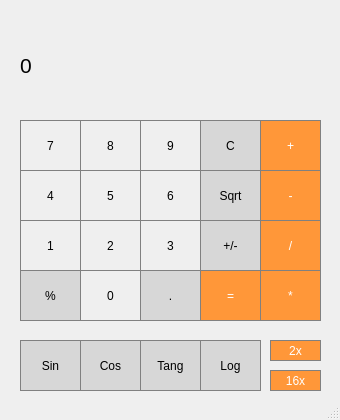
<?xml version="1.0" encoding="UTF-8"?>
<ui version="4.0">
 <class>LeonchykCalculator</class>
 <widget class="QMainWindow" name="LeonchykCalculator">
  <property name="geometry">
   <rect>
    <x>0</x>
    <y>0</y>
    <width>340</width>
    <height>420</height>
   </rect>
  </property>
  <property name="minimumSize">
   <size>
    <width>340</width>
    <height>420</height>
   </size>
  </property>
  <property name="maximumSize">
   <size>
    <width>340</width>
    <height>420</height>
   </size>
  </property>
  <property name="windowTitle">
   <string>MainWindow</string>
  </property>
  <widget class="QWidget" name="centralWidget">
   <widget class="QPushButton" name="sevenButton">
    <property name="geometry">
     <rect>
      <x>20</x>
      <y>120</y>
      <width>61</width>
      <height>51</height>
     </rect>
    </property>
    <property name="styleSheet">
     <string notr="true">QPushButton {
	border:1px solid grey;
}
QPushButton:pressed {
	background-color:qlineargradient(x1:0,y1:0,x2:0,y2:1, stop:0 #dadbde, stop:1 #f6f7fa);
}</string>
    </property>
    <property name="text">
     <string>7</string>
    </property>
   </widget>
   <widget class="QPushButton" name="eightButton">
    <property name="geometry">
     <rect>
      <x>80</x>
      <y>120</y>
      <width>61</width>
      <height>51</height>
     </rect>
    </property>
    <property name="styleSheet">
     <string notr="true">QPushButton {
	border:1px solid grey;
}
QPushButton:pressed {
	background-color:qlineargradient(x1:0,y1:0,x2:0,y2:1, stop:0 #dadbde, stop:1 #f6f7fa);
}</string>
    </property>
    <property name="text">
     <string>8</string>
    </property>
   </widget>
   <widget class="QPushButton" name="nineButton">
    <property name="geometry">
     <rect>
      <x>140</x>
      <y>120</y>
      <width>61</width>
      <height>51</height>
     </rect>
    </property>
    <property name="styleSheet">
     <string notr="true">QPushButton {
	border:1px solid grey;
}
QPushButton:pressed {
	background-color:qlineargradient(x1:0,y1:0,x2:0,y2:1, stop:0 #dadbde, stop:1 #f6f7fa);
}</string>
    </property>
    <property name="text">
     <string>9</string>
    </property>
   </widget>
   <widget class="QPushButton" name="fourButton">
    <property name="geometry">
     <rect>
      <x>20</x>
      <y>170</y>
      <width>61</width>
      <height>51</height>
     </rect>
    </property>
    <property name="styleSheet">
     <string notr="true">QPushButton {
	border:1px solid grey;
}
QPushButton:pressed {
	background-color:qlineargradient(x1:0,y1:0,x2:0,y2:1, stop:0 #dadbde, stop:1 #f6f7fa);
}</string>
    </property>
    <property name="text">
     <string>4</string>
    </property>
   </widget>
   <widget class="QPushButton" name="fiveButton">
    <property name="geometry">
     <rect>
      <x>80</x>
      <y>170</y>
      <width>61</width>
      <height>51</height>
     </rect>
    </property>
    <property name="styleSheet">
     <string notr="true">QPushButton {
	border:1px solid grey;
}
QPushButton:pressed {
	background-color:qlineargradient(x1:0,y1:0,x2:0,y2:1, stop:0 #dadbde, stop:1 #f6f7fa);
}</string>
    </property>
    <property name="text">
     <string>5</string>
    </property>
   </widget>
   <widget class="QPushButton" name="sixButton">
    <property name="geometry">
     <rect>
      <x>140</x>
      <y>170</y>
      <width>61</width>
      <height>51</height>
     </rect>
    </property>
    <property name="styleSheet">
     <string notr="true">QPushButton {
	border:1px solid grey;
}
QPushButton:pressed {
	background-color:qlineargradient(x1:0,y1:0,x2:0,y2:1, stop:0 #dadbde, stop:1 #f6f7fa);
}</string>
    </property>
    <property name="text">
     <string>6</string>
    </property>
   </widget>
   <widget class="QPushButton" name="oneButton">
    <property name="geometry">
     <rect>
      <x>20</x>
      <y>220</y>
      <width>61</width>
      <height>51</height>
     </rect>
    </property>
    <property name="styleSheet">
     <string notr="true">QPushButton {
	border:1px solid grey;
}
QPushButton:pressed {
	background-color:qlineargradient(x1:0,y1:0,x2:0,y2:1, stop:0 #dadbde, stop:1 #f6f7fa);
}</string>
    </property>
    <property name="text">
     <string>1</string>
    </property>
   </widget>
   <widget class="QPushButton" name="twoButton">
    <property name="geometry">
     <rect>
      <x>80</x>
      <y>220</y>
      <width>61</width>
      <height>51</height>
     </rect>
    </property>
    <property name="styleSheet">
     <string notr="true">QPushButton {
	border:1px solid grey;
}
QPushButton:pressed {
	background-color:qlineargradient(x1:0,y1:0,x2:0,y2:1, stop:0 #dadbde, stop:1 #f6f7fa);
}</string>
    </property>
    <property name="text">
     <string>2</string>
    </property>
   </widget>
   <widget class="QPushButton" name="threeButton">
    <property name="geometry">
     <rect>
      <x>140</x>
      <y>220</y>
      <width>61</width>
      <height>51</height>
     </rect>
    </property>
    <property name="styleSheet">
     <string notr="true">QPushButton {
	border:1px solid grey;
}
QPushButton:pressed {
	background-color:qlineargradient(x1:0,y1:0,x2:0,y2:1, stop:0 #dadbde, stop:1 #f6f7fa);
}</string>
    </property>
    <property name="text">
     <string>3</string>
    </property>
   </widget>
   <widget class="QPushButton" name="zeroButton">
    <property name="geometry">
     <rect>
      <x>80</x>
      <y>270</y>
      <width>61</width>
      <height>51</height>
     </rect>
    </property>
    <property name="styleSheet">
     <string notr="true">QPushButton {
	border:1px solid grey;
}
QPushButton:pressed {
	background-color:qlineargradient(x1:0,y1:0,x2:0,y2:1, stop:0 #dadbde, stop:1 #f6f7fa);
}</string>
    </property>
    <property name="text">
     <string>0</string>
    </property>
   </widget>
   <widget class="QPushButton" name="equalButton">
    <property name="geometry">
     <rect>
      <x>200</x>
      <y>270</y>
      <width>61</width>
      <height>51</height>
     </rect>
    </property>
    <property name="styleSheet">
     <string notr="true">QPushButton {
	background-color:rgb(255,151,57);
	color: white;
	border:1px solid grey;
}
QPushButton:pressed{
	background-color:qlineargradient(x1:0, y1:0, x2:0, y2:1, stop: 0 #FF7832, stop: 1 #FF9739);
}</string>
    </property>
    <property name="text">
     <string>=</string>
    </property>
   </widget>
   <widget class="QPushButton" name="resetButton">
    <property name="geometry">
     <rect>
      <x>200</x>
      <y>120</y>
      <width>61</width>
      <height>51</height>
     </rect>
    </property>
    <property name="styleSheet">
     <string notr="true">QPushButton {
	background-color:rgb(215,215,215);
	border:1px solid grey;
}
QPushButton:pressed{
	background-color:qlineargradient(x1:0, y1:0, x2:0, y2:1, stop: 0 #BEBEBE, stop: 1 #D7D7D7);
}</string>
    </property>
    <property name="text">
     <string>C</string>
    </property>
   </widget>
   <widget class="QPushButton" name="minusButton">
    <property name="geometry">
     <rect>
      <x>260</x>
      <y>170</y>
      <width>61</width>
      <height>51</height>
     </rect>
    </property>
    <property name="styleSheet">
     <string notr="true">QPushButton {
	background-color:rgb(255,151,57);
	color: white;
	border:1px solid grey;
}
QPushButton:pressed{
	background-color:qlineargradient(x1:0, y1:0, x2:0, y2:1, stop: 0 #FF7832, stop: 1 #FF9739);
}</string>
    </property>
    <property name="text">
     <string>-</string>
    </property>
   </widget>
   <widget class="QPushButton" name="plusButton">
    <property name="geometry">
     <rect>
      <x>260</x>
      <y>120</y>
      <width>61</width>
      <height>51</height>
     </rect>
    </property>
    <property name="styleSheet">
     <string notr="true">QPushButton {
	background-color:rgb(255,151,57);
	color: white;
	border:1px solid grey;
}
QPushButton:pressed{
	background-color:qlineargradient(x1:0, y1:0, x2:0, y2:1, stop: 0 #FF7832, stop: 1 #FF9739);
}</string>
    </property>
    <property name="text">
     <string>+</string>
    </property>
   </widget>
   <widget class="QPushButton" name="divideButton">
    <property name="geometry">
     <rect>
      <x>260</x>
      <y>220</y>
      <width>61</width>
      <height>51</height>
     </rect>
    </property>
    <property name="styleSheet">
     <string notr="true">QPushButton {
	background-color:rgb(255,151,57);
	color: white;
	border:1px solid grey;
}
QPushButton:pressed{
	background-color:qlineargradient(x1:0, y1:0, x2:0, y2:1, stop: 0 #FF7832, stop: 1 #FF9739);
}</string>
    </property>
    <property name="text">
     <string>/</string>
    </property>
   </widget>
   <widget class="QPushButton" name="sqrtButton">
    <property name="geometry">
     <rect>
      <x>200</x>
      <y>170</y>
      <width>61</width>
      <height>51</height>
     </rect>
    </property>
    <property name="styleSheet">
     <string notr="true">QPushButton {
	background-color:rgb(215,215,215);
	border:1px solid grey;
}
QPushButton:pressed{
	background-color:qlineargradient(x1:0, y1:0, x2:0, y2:1, stop: 0 #BEBEBE, stop: 1 #D7D7D7);
}</string>
    </property>
    <property name="text">
     <string>Sqrt</string>
    </property>
   </widget>
   <widget class="QPushButton" name="multiplyButton">
    <property name="geometry">
     <rect>
      <x>260</x>
      <y>270</y>
      <width>61</width>
      <height>51</height>
     </rect>
    </property>
    <property name="styleSheet">
     <string notr="true">QPushButton {
	background-color:rgb(255,151,57);
	color: white;
	border:1px solid grey;
}
QPushButton:pressed{
	background-color:qlineargradient(x1:0, y1:0, x2:0, y2:1, stop: 0 #FF7832, stop: 1 #FF9739);
}</string>
    </property>
    <property name="text">
     <string>*</string>
    </property>
   </widget>
   <widget class="QPushButton" name="dotButton">
    <property name="geometry">
     <rect>
      <x>140</x>
      <y>270</y>
      <width>61</width>
      <height>51</height>
     </rect>
    </property>
    <property name="styleSheet">
     <string notr="true">QPushButton {
	background-color:rgb(215,215,215);
	border:1px solid grey;
}
QPushButton:pressed{
	background-color:qlineargradient(x1:0, y1:0, x2:0, y2:1, stop: 0 #BEBEBE, stop: 1 #D7D7D7);
}</string>
    </property>
    <property name="text">
     <string>.</string>
    </property>
   </widget>
   <widget class="QLabel" name="label">
    <property name="geometry">
     <rect>
      <x>20</x>
      <y>30</y>
      <width>301</width>
      <height>71</height>
     </rect>
    </property>
    <property name="font">
     <font>
      <pointsize>16</pointsize>
     </font>
    </property>
    <property name="styleSheet">
     <string notr="true">QLabel {
	qproperty-alignment: 'AlignVCenter | AlignRight';
	border:1px solid grey;
}
background-color:white;</string>
    </property>
    <property name="text">
     <string>0</string>
    </property>
   </widget>
   <widget class="QPushButton" name="negativeButton">
    <property name="geometry">
     <rect>
      <x>200</x>
      <y>220</y>
      <width>61</width>
      <height>51</height>
     </rect>
    </property>
    <property name="styleSheet">
     <string notr="true">QPushButton {
	background-color:rgb(215,215,215);
	border:1px solid grey;
}
QPushButton:pressed{
	background-color:qlineargradient(x1:0, y1:0, x2:0, y2:1, stop: 0 #BEBEBE, stop: 1 #D7D7D7);
}</string>
    </property>
    <property name="text">
     <string>+/-</string>
    </property>
   </widget>
   <widget class="QPushButton" name="percentButton">
    <property name="geometry">
     <rect>
      <x>20</x>
      <y>270</y>
      <width>61</width>
      <height>51</height>
     </rect>
    </property>
    <property name="styleSheet">
     <string notr="true">QPushButton {
	background-color:rgb(215,215,215);
	border:1px solid grey;
}
QPushButton:pressed{
	background-color:qlineargradient(x1:0, y1:0, x2:0, y2:1, stop: 0 #BEBEBE, stop: 1 #D7D7D7);
}</string>
    </property>
    <property name="text">
     <string>%</string>
    </property>
   </widget>
   <widget class="QPushButton" name="SinButton">
    <property name="geometry">
     <rect>
      <x>20</x>
      <y>340</y>
      <width>61</width>
      <height>51</height>
     </rect>
    </property>
    <property name="styleSheet">
     <string notr="true">QPushButton {
	background-color:rgb(215,215,215);
	border:1px solid grey;
}
QPushButton:pressed{
	background-color:qlineargradient(x1:0, y1:0, x2:0, y2:1, stop: 0 #BEBEBE, stop: 1 #D7D7D7);
}</string>
    </property>
    <property name="text">
     <string>Sin</string>
    </property>
   </widget>
   <widget class="QPushButton" name="CosButton">
    <property name="geometry">
     <rect>
      <x>80</x>
      <y>340</y>
      <width>61</width>
      <height>51</height>
     </rect>
    </property>
    <property name="styleSheet">
     <string notr="true">QPushButton {
	background-color:rgb(215,215,215);
	border:1px solid grey;
}
QPushButton:pressed{
	background-color:qlineargradient(x1:0, y1:0, x2:0, y2:1, stop: 0 #BEBEBE, stop: 1 #D7D7D7);
}</string>
    </property>
    <property name="text">
     <string>Cos</string>
    </property>
   </widget>
   <widget class="QPushButton" name="TangButton">
    <property name="geometry">
     <rect>
      <x>140</x>
      <y>340</y>
      <width>61</width>
      <height>51</height>
     </rect>
    </property>
    <property name="styleSheet">
     <string notr="true">QPushButton {
	background-color:rgb(215,215,215);
	border:1px solid grey;
}
QPushButton:pressed{
	background-color:qlineargradient(x1:0, y1:0, x2:0, y2:1, stop: 0 #BEBEBE, stop: 1 #D7D7D7);
}</string>
    </property>
    <property name="text">
     <string>Tang</string>
    </property>
   </widget>
   <widget class="QPushButton" name="LogButton">
    <property name="geometry">
     <rect>
      <x>200</x>
      <y>340</y>
      <width>61</width>
      <height>51</height>
     </rect>
    </property>
    <property name="styleSheet">
     <string notr="true">QPushButton {
	background-color:rgb(215,215,215);
	border:1px solid grey;
}
QPushButton:pressed{
	background-color:qlineargradient(x1:0, y1:0, x2:0, y2:1, stop: 0 #BEBEBE, stop: 1 #D7D7D7);
}</string>
    </property>
    <property name="text">
     <string>Log</string>
    </property>
   </widget>
   <widget class="QPushButton" name="x2Button">
    <property name="geometry">
     <rect>
      <x>270</x>
      <y>340</y>
      <width>51</width>
      <height>21</height>
     </rect>
    </property>
    <property name="styleSheet">
     <string notr="true">QPushButton {
	background-color:rgb(255,151,57);
	color: white;
	border:1px solid grey;
}
QPushButton:pressed{
	background-color:qlineargradient(x1:0, y1:0, x2:0, y2:1, stop: 0 #FF7832, stop: 1 #FF9739);
}</string>
    </property>
    <property name="text">
     <string>2x</string>
    </property>
   </widget>
   <widget class="QPushButton" name="x16Button">
    <property name="geometry">
     <rect>
      <x>270</x>
      <y>370</y>
      <width>51</width>
      <height>21</height>
     </rect>
    </property>
    <property name="styleSheet">
     <string notr="true">QPushButton {
	background-color:rgb(255,151,57);
	color: white;
	border:1px solid grey;
}
QPushButton:pressed{
	background-color:qlineargradient(x1:0, y1:0, x2:0, y2:1, stop: 0 #FF7832, stop: 1 #FF9739);
}</string>
    </property>
    <property name="text">
     <string>16x</string>
    </property>
   </widget>
  </widget>
  <widget class="QStatusBar" name="statusBar"/>
 </widget>
 <layoutdefault spacing="6" margin="11"/>
 <resources/>
 <connections/>
</ui>
